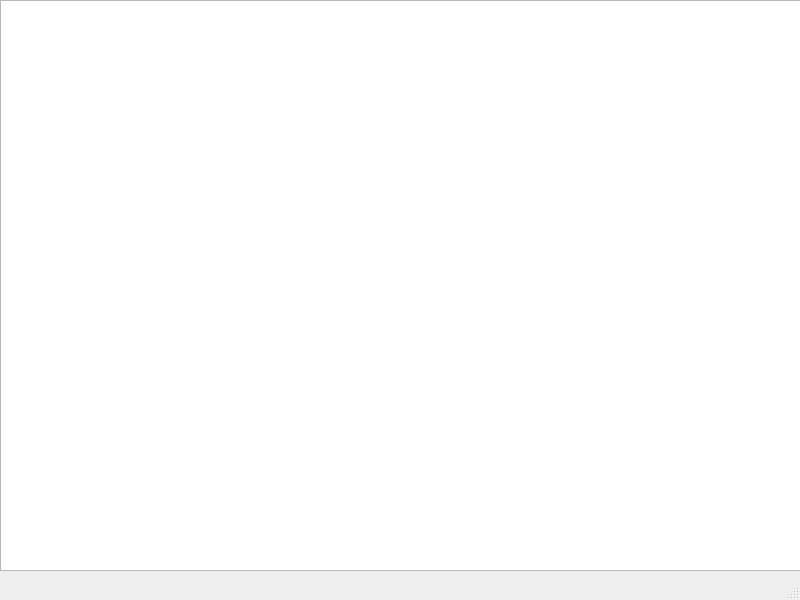
<?xml version="1.0" encoding="UTF-8"?>
<ui version="4.0">
 <class>DinoDefense</class>
 <widget class="QMainWindow" name="DinoDefense">
  <property name="geometry">
   <rect>
    <x>0</x>
    <y>0</y>
    <width>800</width>
    <height>600</height>
   </rect>
  </property>
  <property name="windowTitle">
   <string>DinoDefense</string>
  </property>
  <property name="layoutDirection">
   <enum>Qt::LeftToRight</enum>
  </property>
  <property name="toolButtonStyle">
   <enum>Qt::ToolButtonIconOnly</enum>
  </property>
  <property name="documentMode">
   <bool>false</bool>
  </property>
  <property name="tabShape">
   <enum>QTabWidget::Rounded</enum>
  </property>
  <widget class="QWidget" name="centralwidget">
   <widget class="MapView" name="graphicsView">
    <property name="geometry">
     <rect>
      <x>0</x>
      <y>0</y>
      <width>801</width>
      <height>571</height>
     </rect>
    </property>
   </widget>
  </widget>
  <widget class="QStatusBar" name="statusbar"/>
 </widget>
 <customwidgets>
  <customwidget>
   <class>MapView</class>
   <extends>QGraphicsView</extends>
   <header>map_view</header>
  </customwidget>
 </customwidgets>
 <resources/>
 <connections/>
</ui>
